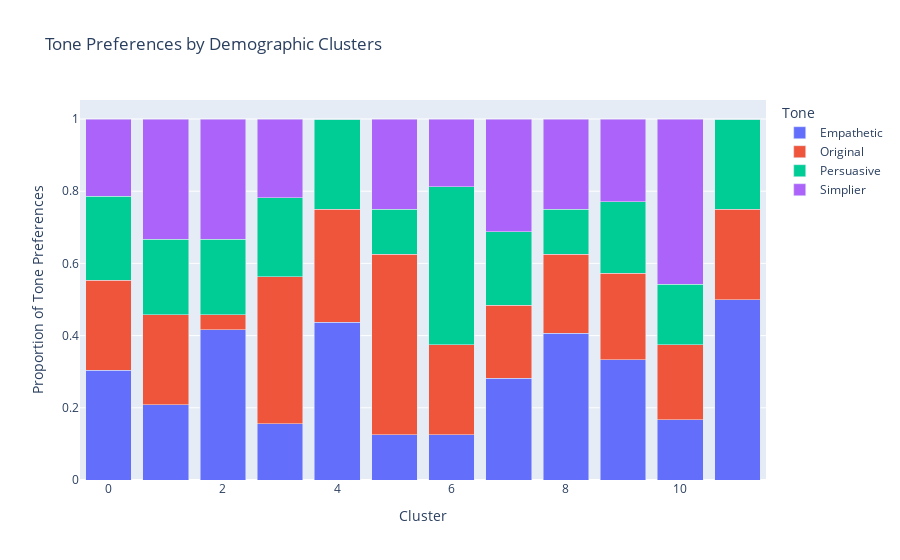

The notebook cell saved with this chart:
### Code cell
import plotly.express as px

# Convert the data into a long format suitable for Plotly
tone_preference_by_cluster_long = tone_preference_by_cluster.reset_index().melt(id_vars='Cluster', var_name='Tone', value_name='Proportion')

# Plot the stacked bar chart using Plotly
fig = px.bar(tone_preference_by_cluster_long, x='Cluster', y='Proportion', color='Tone', 
             title='Tone Preferences by Demographic Clusters', labels={'Proportion': 'Proportion of Tone Preferences'})

# Customize the layout
fig.update_layout(barmode='stack', xaxis_title='Cluster', yaxis_title='Proportion of Tone Preferences')

# Show the plot
fig.show()

### Figure 1 — Plotly figure (JSON) as saved in the notebook; plotly's stock layout.template omitted (floating-point values rounded to 4 significant figures)
{"data": [{"alignmentgroup": "True", "hovertemplate": "Tone=Empathetic<br>Cluster=%{x}<br>Proportion of Tone Preferences=%{y}<extra></extra>", "legendgroup": "Empathetic", "marker": {"color": "#636efa", "pattern": {"shape": ""}}, "name": "Empathetic", "offsetgroup": "Empathetic", "orientation": "v", "showlegend": true, "textposition": "auto", "type": "bar", "x": [0, 1, 2, 3, 4, 5, 6, 7, 8, 9, 10, 11], "xaxis": "x", "y": [0.3036, 0.2083, 0.4167, 0.1562, 0.4375, 0.125, 0.125, 0.2812, 0.4062, 0.3333, 0.1667, 0.5], "yaxis": "y"}, {"alignmentgroup": "True", "hovertemplate": "Tone=Original<br>Cluster=%{x}<br>Proportion of Tone Preferences=%{y}<extra></extra>", "legendgroup": "Original", "marker": {"color": "#EF553B", "pattern": {"shape": ""}}, "name": "Original", "offsetgroup": "Original", "orientation": "v", "showlegend": true, "textposition": "auto", "type": "bar", "x": [0, 1, 2, 3, 4, 5, 6, 7, 8, 9, 10, 11], "xaxis": "x", "y": [0.25, 0.25, 0.04167, 0.4062, 0.3125, 0.5, 0.25, 0.2031, 0.2188, 0.2396, 0.2083, 0.25], "yaxis": "y"}, {"alignmentgroup": "True", "hovertemplate": "Tone=Persuasive<br>Cluster=%{x}<br>Proportion of Tone Preferences=%{y}<extra></extra>", "legendgroup": "Persuasive", "marker": {"color": "#00cc96", "pattern": {"shape": ""}}, "name": "Persuasive", "offsetgroup": "Persuasive", "orientation": "v", "showlegend": true, "textposition": "auto", "type": "bar", "x": [0, 1, 2, 3, 4, 5, 6, 7, 8, 9, 10, 11], "xaxis": "x", "y": [0.2321, 0.2083, 0.2083, 0.2188, 0.25, 0.125, 0.4375, 0.2031, 0.125, 0.1979, 0.1667, 0.25], "yaxis": "y"}, {"alignmentgroup": "True", "hovertemplate": "Tone=Simplier<br>Cluster=%{x}<br>Proportion of Tone Preferences=%{y}<extra></extra>", "legendgroup": "Simplier", "marker": {"color": "#ab63fa", "pattern": {"shape": ""}}, "name": "Simplier", "offsetgroup": "Simplier", "orientation": "v", "showlegend": true, "textposition": "auto", "type": "bar", "x": [0, 1, 2, 3, 4, 5, 6, 7, 8, 9, 10, 11], "xaxis": "x", "y": [0.2143, 0.3333, 0.3333, 0.2188, 0, 0.25, 0.1875, 0.3125, 0.25, 0.2292, 0.4583, 0], "yaxis": "y"}], "layout": {"barmode": "stack", "legend": {"title": {"text": "Tone"}, "tracegroupgap": 0}, "title": {"text": "Tone Preferences by Demographic Clusters"}, "xaxis": {"anchor": "y", "domain": [0, 1], "title": {"text": "Cluster"}}, "yaxis": {"anchor": "x", "domain": [0, 1], "title": {"text": "Proportion of Tone Preferences"}}}}
